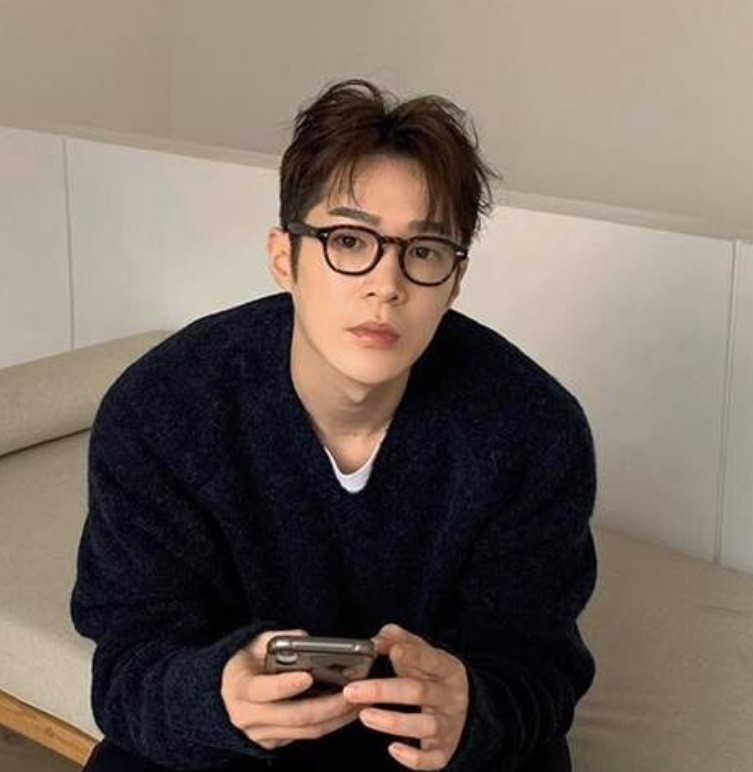
#> input picture day7/pic/img.jpg, 753 x 772 px
$ jupyter execute --allow-errors '데이터분석_1.ipynb'
#> lines starting #> are read from the running program, lines starting #| are printed output that depends on the picture
[cell 1]
import numpy as np
x = [[2,3,4],[3,3,4]]
x2 = np.array(x)

### matplotlib 설치

### numpy 설치

[cell 2]
import matplotlib.pyplot as plt

x = [[0,255,100],[255,0,200]]
plt.imshow(x,cmap='gray')

x2=np.array(x)
x3 = x2-300
plt.imshow(x3, cmap='gray')
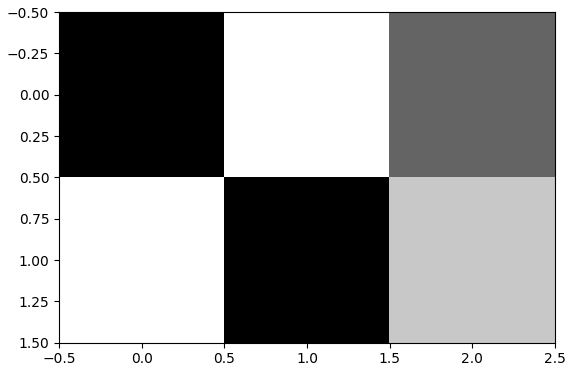
#> figure drawn by matplotlib, 1 panel

### PILLOW 설치

### 이미지 불러오는 법 (PIL)
    ## Image.open('./pic/img.jpg')
    ## img.resize((100,200)) : 서로 같은 크키로 resize

[cell 3]
from PIL import Image
# 컬러이미지는 [R,G,B]를 갖고있고 각 R,G,B 는 0~255값 EX ) 255,0,0 은 빨강

img = Image.open('./pic/img.jpg')# PIL로 이미지 불러오는 법
#> img is the input picture: PIL image 753x772 RGB; mean R, G, B 116.7, 105.7, 96.5
img # print(img) 안해도 된다 # 사진 보자
img = img.resize((100,200)) # 너비100, 높이 200/ 행은 200, 열은 100 # 괄호 두개는 just 문법
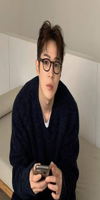
#> img: PIL image 100x200 RGB; mean R, G, B 116.7, 105.7, 96.5
img       # 같은 행렬이어야만 연산이 가능하므로 사진을 resize해주어야 한다.
np.shape(img)
imgArray = np.array(img)

val = [[1,0,0], [0,1,0], [0,0,1]]

for i in val:
    re = imgArray *i
    plt.imshow(re) # imshow와 show는 같이 써줘야 한다.
    plt.show()
    plt.imshow(img)
    plt.show() # 이걸 안해주면 마지막 그림만 나온다.
#> this loop made 3 passes
#> pass 1, `re = imgArray *i`:
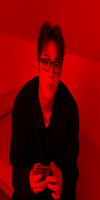
#> re: shape (200, 100, 3) int64; mean R, G, B 116.7, 0, 0
#> pass 2, `re = imgArray *i`:
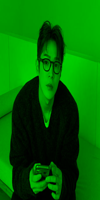
#> re: shape (200, 100, 3) int64; mean R, G, B 0, 105.7, 0
#> pass 3, `re = imgArray *i`:
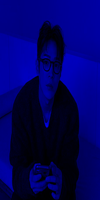
#> re: shape (200, 100, 3) int64; mean R, G, B 0, 0, 96.5

### 불러낸 이미지를 픽셀화시켜 각각의 행렬화

[cell 4]
import numpy as np
np.array(img) # 이미지 픽셀에 대한 숫자가 막 나옴

[cell 5]
import os
file_list = os.listdir('./pic/')  #폴더에 어떤 그림이 있는지 list로 알려줌
#> (the rest of this cell did not finish here and is left out)

### 폴더 내 자료의 리스트화
    ## os , glob
    ## x.split('.') 사용하여 분리


[cell 6]
import os , glob # 지금 내가 사용하고 있는 파일의 위치에 존재하는 모든 것들 나타내주는 것

filter(os.path.isdir, glob.glob("./*"))
dataList=glob.glob('./*') # 카멜표기법

# [21 lines of commented-out code are left out]
folderList = [] # 폴더만 가지고 오는 방법
for x in dataList:
    if '.' not in x[2:]:
        folderList.append(x)
    else:
        pass
folderList

# 폴더만 찾는 다른 방법
folderList = []
for x in dataList:
    if len(x[2:].split('.'))==1:
        folderList.append(x)

folderList

## 폴더만 뽑아내는 법 완결판

[cell 7]
folderList = []   # 폴더만 뽑아내는 법

for x in dataList:
    if len(x[2:].split('.'))==1:
        folderList.append(x)
folderList

[cell 8]
import shutil

folderName = './pic'
newName = folderName +'복사본'
shutil.copytree("./pic", "./pic복사본") #원본, 복사되는 이름(새로생김)

[cell 9]
import shutil

folderList= ['./pic', './eee'] # 본인 폴더명

for folderName in folderList:
    newName = folderName + '복사본'
    shutil.copytree(folderName,newName)
    # 원본, 복사되는 이름(새로생김)

### 행렬의 곱
    ## 리스트 컴프리헨션


[cell 10]
import numpy as np


x = np.array([ [22,3,4],     #-> x는 list 형식
            [2,2,3]])

y = np.array([100,150])

w = np.array([3,5,8])

y1 = x*w

y_hat = []
for i in y1:
    y_hat.append(i.sum())

y_hat = [i.sum() for i in y1]


y_hat-y
